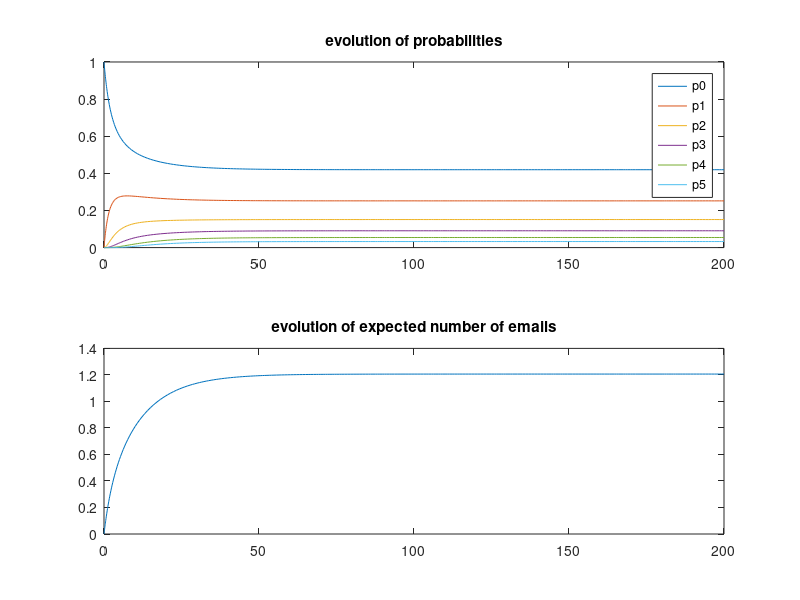

Recreate this plot in MATLAB.
clear, close all;

% set the model parameters
mu = 1/3; lambda = 1/5; n = 6;
%mu = 1/3; lambda = mu; n = 6;

% set up the matrix A such that p' = A*p
e = ones(n,1);
A = spdiags([lambda*e -(lambda+mu)*e mu*e], -1:1, n, n);
A(1,1) = -lambda;
A(end,end) = -mu;

% create an initial condition (e.g. no emails at t=0)
p0 = [1; zeros(n-1, 1)];

% solve for a long time with matlab's solver (e.g. ode45)
[t,p] = ode45(@(t, p) A*p, [0,2e2], p0);

% plot evolution of probabilities and of expected # of emails
figure;
subplot(2,1,1)
plot(t,p)
legend('p0','p1','p2','p3','p4', 'p5')
title('evolution of probabilities')
subplot(2,1,2)
plot(t,p*(0:n-1)')
title('evolution of expected number of emails')

fprintf('The final probabilities are:\n')
fprintf('\t p0 = %1.4f\n', p(end,1)) 
fprintf('\t p1 = %1.4f\n', p(end,2)) 
fprintf('\t p2 = %1.4f\n', p(end,3)) 
fprintf('\t p3 = %1.4f\n', p(end,4)) 
fprintf('\t p4 = %1.4f\n', p(end,5)) 
fprintf('\t p5 = %1.4f\n', p(end,6)) 
fprintf('The final expected number of emails is L = %1.4f\n',p(end,:)*(0:n-1)')


